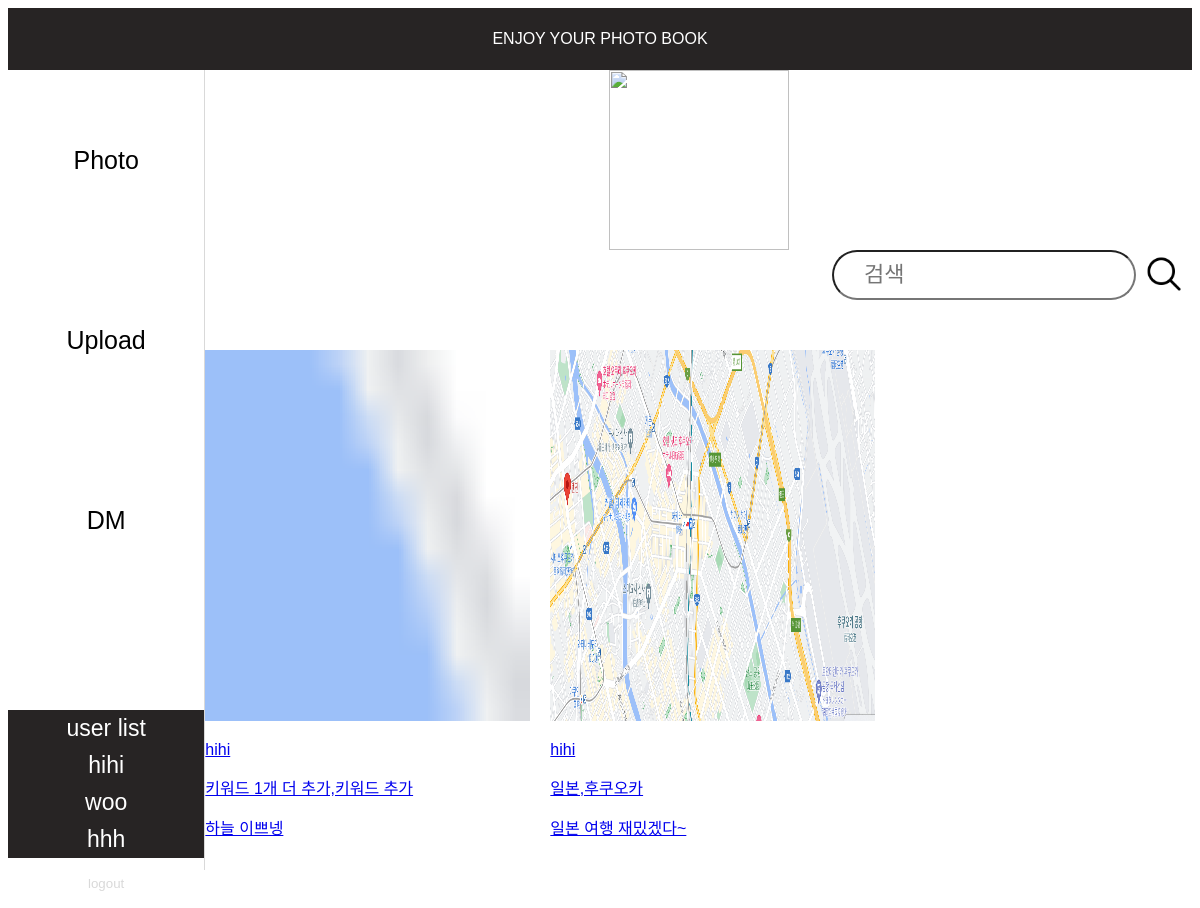
The app's page /mainpage, older data.
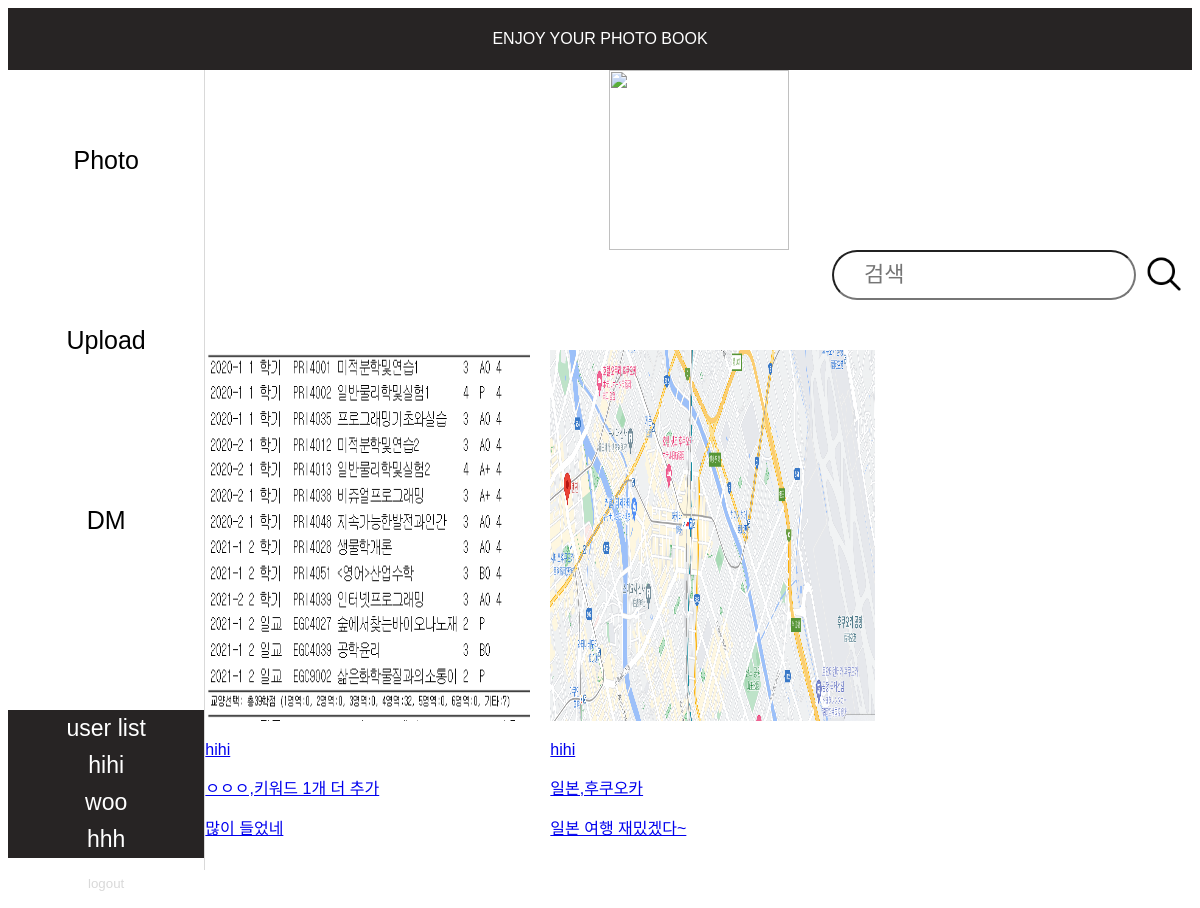
The same page, newer data.
### tables this page shows
CREATE TABLE user_table (
    ID INTEGER PRIMARY KEY AUTOINCREMENT,
    user_nickname TEXT NOT NULL,
    user_ID TEXT NOT NULL UNIQUE,
    user_PW TEXT NOT NULL
);

CREATE TABLE photo_table (
    photo_ID INTEGER PRIMARY KEY AUTOINCREMENT,
    user_ID INTEGER NOT NULL,
    photo_img TEXT NOT NULL,
    photo_describ TEXT NOT NULL,
    FOREIGN KEY (user_ID) REFERENCES user_table(ID)
);

### signup.py (the view)
@app.route('/mainpage')
def mainpage():
    with sqlite3.connect('photo_album.db') as con:
        cur = con.cursor()
        cur.execute('''
            SELECT photo_table.photo_ID, photo_table.photo_img, user_table.user_nickname,
                GROUP_CONCAT(photo_keyword_table.keyword), photo_table.photo_describ
            FROM photo_table
            JOIN user_table ON photo_table.user_ID = user_table.ID
            LEFT JOIN photo_keyword_table ON photo_table.photo_ID = photo_keyword_table.photo_ID
            GROUP BY photo_table.photo_ID
        ''')
        photos = cur.fetchall()
        cur.execute('''select user_nickname from user_table''')
        signupuserlist = cur.fetchall()
    return render_template('mainpage.html', photos=photos, signupuserlist=signupuserlist)

### templates/mainpage.html
<!DOCTYPE html>
<html>
    <head>
        <link rel="stylesheet" href="../static/mainpage.css" />
    </head>
    <body>
        <div id = 'top'>ENJOY YOUR PHOTO BOOK</div>
        <div id="container">
            <div id = 'sidebar_container'>
                <div class="sidebar_btn_container"><button class='sidebar_btn' onclick="location.href='{{ url_for('mainpage') }}'">Photo</button></div>
                <div class="sidebar_btn_container"><button class='sidebar_btn' onclick="location.href='{{ url_for('upload_page') }}'">Upload</button></div>
                <div class="sidebar_btn_container"><button class='sidebar_btn' onclick="location.href='{{ url_for('dm_list') }}'">DM</button></div>
                <div id ='connecting_user_container'>
                    <div class="userlist">user list</div>
                    {% for signupuser in signupuserlist%}
                    <div class="userlist">{{signupuser[0]}}</div>
                    {% endfor %}
                </div>
                <div id="logout">
                    <button id="logout_btn" onclick="location.href='{{ url_for('loginpage') }}'">logout</button>
                </div>
            </div>
            <div id = 'main_login_container'>
                <div id="camera_img_container">
                    <img id = 'camera_img' src="{{ url_for('static', filename='assets/camera.png') }}">
                </div>
                <div id="keyword_container">
                    <form action="search_keyword" method="POST">
                        <input type="text" id="keyword" name="keyword" placeholder="검색">
                        <button id="search_btn"><img id='search_img' src="{{ url_for('static', filename='assets/search.png') }}"></button>
                    </form>
                </div>
                <div id="item_container">
                    {% for photo in photos %}
                    <div class ='item'>
                        <a href="{{ url_for('photo_detail', item_id=photo[0]) }}">
                            <img class='photo_img' src="{{ url_for('static', filename=photo[1]) }}">
                            <p class="author">{{ photo[2] }}</p>
                            <p class="keyword">{{ photo[3] }}</p>
                            <p class="description">{{ photo[4] }}</p>
                        </a>
                    </div>
                    {% endfor %}
                </div>
            </div>
        </div>
    </body>
</html>

### static/mainpage.css (style rules this page uses)
body { font-family: 'Noto Sans KR', sans-serif; }
#top { display: flex; justify-content: center; align-items: center; background-color: #272424; color : #FFFFFF; height: 62px; }
#container { display: grid; grid-template-columns: 1fr 5fr; }
#sidebar_container { grid-column: 1/2; border-right:1px solid #D9D9D9; align-items: center; justify-content: center; height: 100vh; }
.sidebar_btn_container { display: flex; justify-content: center; align-items: center; }
#connecting_user_container { margin-top:100px }
.sidebar_btn { width: 100%; height: 180px; color:black; background-color: #FFFFFF; border:0px; font-size: 25px; }
.userlist { display: flex; justify-content: center; color:#FFFFFF; background-color: #272424; font-size: 23px; padding: 5px; }
#logout { display: flex; height:50px; justify-content: center; }
#logout_btn { color:#D9D9D9; background-color: #FFFFFF; border:0px; }
#main_login_container { grid-column: 2/3; height: 100%; }
#camera_img_container { display: flex; justify-content: center; align-items: center; }
#camera_img { width: 180px; height: 180px; }
#keyword_container { display: flex; justify-content: flex-end; }
#search_btn { background-color: #FFFFFF; border:0px; }
form { display: flex; align-items: center; justify-content: center; }
#keyword { border-radius: 50px; width: 278px; height: 44px; font-size: 22px; padding-left: 20px; }
input::placeholder { display: flex; align-items: center; font-size: 22px; padding-left: 10px; }
#search_img { width:44px; height: 44px; }
#item_container { margin-top: 50px; display: grid; grid-template-columns: 1fr 1fr 1fr; grid-template-rows: auto; row-gap: 20px; column-gap: 20px; }
.item { display: flex; align-items: center; flex-direction: column; }
.photo_img { width: 325px; height: 371px; }

Row changes from the older to the newer data that the page shows:
removed photo_table: photo_img (picture), photo "hihi", photo "키워드 1개 더 추가,키워드 추가", photo_describ "하늘 이쁘넹"
added photo_table: photo_img (picture), photo "hihi", photo "ㅇㅇㅇ,키워드 1개 더 추가", photo_describ "많이 들었네"
